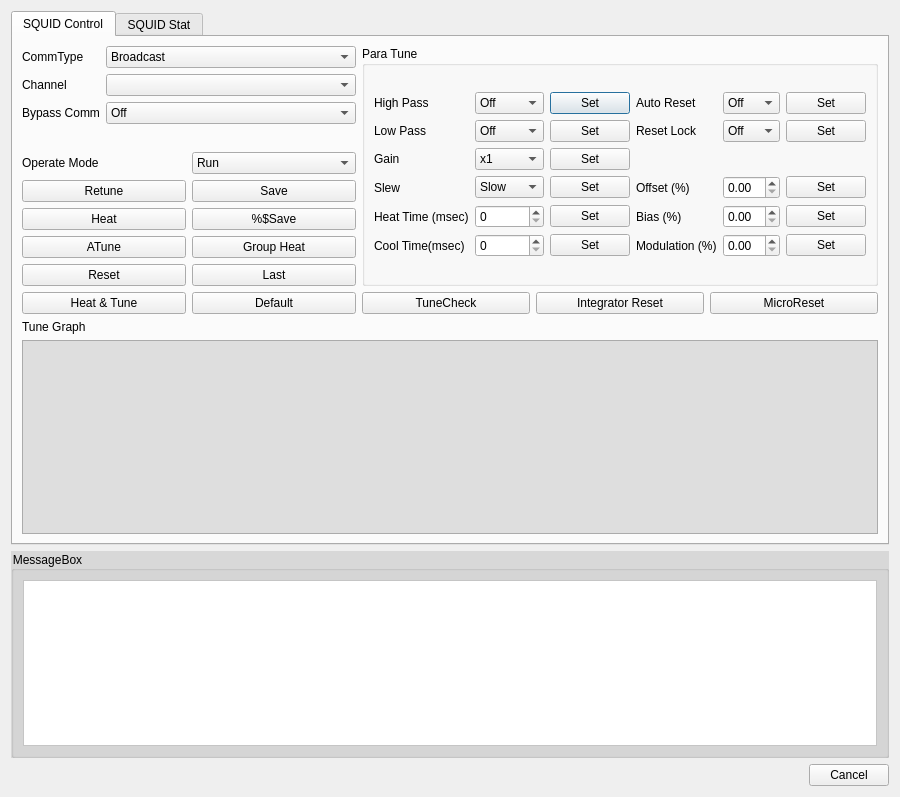
<?xml version="1.0" encoding="UTF-8"?>
<ui version="4.0">
 <class>mnertclientSQUIDControlDgl</class>
 <widget class="QDialog" name="mnertclientSQUIDControlDgl">
  <property name="geometry">
   <rect>
    <x>0</x>
    <y>0</y>
    <width>900</width>
    <height>797</height>
   </rect>
  </property>
  <property name="sizePolicy">
   <sizepolicy hsizetype="Preferred" vsizetype="Preferred">
    <horstretch>0</horstretch>
    <verstretch>0</verstretch>
   </sizepolicy>
  </property>
  <property name="windowTitle">
   <string>FLL Controller</string>
  </property>
  <property name="autoFillBackground">
   <bool>true</bool>
  </property>
  <layout class="QGridLayout" name="gridLayout_4">
   <item row="1" column="0">
    <widget class="QTabWidget" name="tabWidget">
     <property name="sizePolicy">
      <sizepolicy hsizetype="Preferred" vsizetype="Fixed">
       <horstretch>0</horstretch>
       <verstretch>0</verstretch>
      </sizepolicy>
     </property>
     <property name="autoFillBackground">
      <bool>false</bool>
     </property>
     <property name="styleSheet">
      <string notr="true"/>
     </property>
     <property name="currentIndex">
      <number>0</number>
     </property>
     <widget class="QWidget" name="tab_SQUIDCONTROL">
      <attribute name="title">
       <string>SQUID Control</string>
      </attribute>
      <layout class="QGridLayout" name="gridLayout_8">
       <item row="3" column="0">
        <widget class="QLabel" name="label_16">
         <property name="text">
          <string>Tune Graph</string>
         </property>
        </widget>
       </item>
       <item row="0" column="1" rowspan="2">
        <widget class="QGroupBox" name="groupBox">
         <property name="styleSheet">
          <string notr="true"/>
         </property>
         <property name="title">
          <string>Para Tune</string>
         </property>
         <layout class="QGridLayout" name="gridLayout_6">
          <item row="0" column="0">
           <layout class="QGridLayout" name="gridLayout_2">
            <item row="3" column="1">
             <widget class="QComboBox" name="m_Qcb_slew">
              <item>
               <property name="text">
                <string>Slow</string>
               </property>
              </item>
              <item>
               <property name="text">
                <string>Normal</string>
               </property>
              </item>
              <item>
               <property name="text">
                <string>Fast</string>
               </property>
              </item>
             </widget>
            </item>
            <item row="2" column="1">
             <widget class="QComboBox" name="m_Qcb_gain">
              <item>
               <property name="text">
                <string>x1</string>
               </property>
              </item>
              <item>
               <property name="text">
                <string>x10</string>
               </property>
              </item>
              <item>
               <property name="text">
                <string>x100</string>
               </property>
              </item>
             </widget>
            </item>
            <item row="0" column="2">
             <widget class="QPushButton" name="m_Qbnset_hp">
              <property name="text">
               <string>Set</string>
              </property>
             </widget>
            </item>
            <item row="0" column="0">
             <widget class="QLabel" name="label_4">
              <property name="text">
               <string>High Pass</string>
              </property>
             </widget>
            </item>
            <item row="1" column="1">
             <widget class="QComboBox" name="m_Qcb_lp">
              <item>
               <property name="text">
                <string>Off</string>
               </property>
              </item>
              <item>
               <property name="text">
                <string>On</string>
               </property>
              </item>
             </widget>
            </item>
            <item row="1" column="0">
             <widget class="QLabel" name="label_5">
              <property name="text">
               <string>Low Pass</string>
              </property>
             </widget>
            </item>
            <item row="0" column="1">
             <widget class="QComboBox" name="m_Qcb_hp">
              <item>
               <property name="text">
                <string>Off</string>
               </property>
              </item>
              <item>
               <property name="text">
                <string>On</string>
               </property>
              </item>
             </widget>
            </item>
            <item row="3" column="0">
             <widget class="QLabel" name="label_7">
              <property name="text">
               <string>Slew</string>
              </property>
             </widget>
            </item>
            <item row="4" column="0">
             <widget class="QLabel" name="label_14">
              <property name="text">
               <string>Heat Time (msec)</string>
              </property>
             </widget>
            </item>
            <item row="1" column="5">
             <widget class="QComboBox" name="m_Qcb_reset_lock">
              <item>
               <property name="text">
                <string>Off</string>
               </property>
              </item>
              <item>
               <property name="text">
                <string>On</string>
               </property>
              </item>
             </widget>
            </item>
            <item row="0" column="5">
             <widget class="QComboBox" name="m_Qcb_auto_reset">
              <item>
               <property name="text">
                <string>Off</string>
               </property>
              </item>
              <item>
               <property name="text">
                <string>On</string>
               </property>
              </item>
             </widget>
            </item>
            <item row="1" column="4">
             <widget class="QLabel" name="label_9">
              <property name="text">
               <string>Reset Lock</string>
              </property>
             </widget>
            </item>
            <item row="0" column="6">
             <widget class="QPushButton" name="m_Qbnset_autoreset">
              <property name="text">
               <string>Set</string>
              </property>
             </widget>
            </item>
            <item row="0" column="4">
             <widget class="QLabel" name="label_8">
              <property name="text">
               <string>Auto Reset</string>
              </property>
             </widget>
            </item>
            <item row="4" column="1">
             <widget class="QSpinBox" name="m_Qsb_heattime"/>
            </item>
            <item row="2" column="0">
             <widget class="QLabel" name="label_6">
              <property name="text">
               <string>Gain</string>
              </property>
             </widget>
            </item>
            <item row="1" column="2">
             <widget class="QPushButton" name="m_Qbnset_lp">
              <property name="text">
               <string>Set</string>
              </property>
             </widget>
            </item>
            <item row="2" column="2">
             <widget class="QPushButton" name="m_Qbnset_gain">
              <property name="text">
               <string>Set</string>
              </property>
             </widget>
            </item>
            <item row="3" column="2">
             <widget class="QPushButton" name="m_Qbnset_slew">
              <property name="text">
               <string>Set</string>
              </property>
             </widget>
            </item>
            <item row="4" column="2">
             <widget class="QPushButton" name="m_Qbnset_heattime">
              <property name="text">
               <string>Set</string>
              </property>
             </widget>
            </item>
            <item row="1" column="6">
             <widget class="QPushButton" name="m_Qbnset_resetlock">
              <property name="text">
               <string>Set</string>
              </property>
             </widget>
            </item>
            <item row="5" column="0">
             <widget class="QLabel" name="label_15">
              <property name="text">
               <string>Cool Time(msec)</string>
              </property>
             </widget>
            </item>
            <item row="5" column="1">
             <widget class="QSpinBox" name="m_Qsb_cooltime"/>
            </item>
            <item row="5" column="2">
             <widget class="QPushButton" name="m_Qbnset_cooltime">
              <property name="text">
               <string>Set</string>
              </property>
             </widget>
            </item>
            <item row="3" column="4">
             <widget class="QLabel" name="label_11">
              <property name="text">
               <string>Offset (%)</string>
              </property>
             </widget>
            </item>
            <item row="4" column="4">
             <widget class="QLabel" name="label_12">
              <property name="text">
               <string>Bias (%)</string>
              </property>
             </widget>
            </item>
            <item row="5" column="4">
             <widget class="QLabel" name="label_13">
              <property name="text">
               <string>Modulation (%)</string>
              </property>
             </widget>
            </item>
            <item row="3" column="5">
             <widget class="QDoubleSpinBox" name="m_Qdsb_offset"/>
            </item>
            <item row="4" column="5">
             <widget class="QDoubleSpinBox" name="m_Qdsb_bias"/>
            </item>
            <item row="5" column="5">
             <widget class="QDoubleSpinBox" name="m_Qdsb_mod"/>
            </item>
            <item row="3" column="6">
             <widget class="QPushButton" name="m_Qbnset_offset">
              <property name="text">
               <string>Set</string>
              </property>
             </widget>
            </item>
            <item row="4" column="6">
             <widget class="QPushButton" name="m_Qbnset_bias">
              <property name="text">
               <string>Set</string>
              </property>
             </widget>
            </item>
            <item row="5" column="6">
             <widget class="QPushButton" name="m_Qbnset_mod">
              <property name="text">
               <string>Set</string>
              </property>
             </widget>
            </item>
           </layout>
          </item>
         </layout>
        </widget>
       </item>
       <item row="0" column="0">
        <layout class="QFormLayout" name="formLayout">
         <item row="0" column="1">
          <widget class="QComboBox" name="m_Qcb_commtype">
           <item>
            <property name="text">
             <string>Broadcast</string>
            </property>
           </item>
           <item>
            <property name="text">
             <string>GroupA</string>
            </property>
           </item>
           <item>
            <property name="text">
             <string>GroupB</string>
            </property>
           </item>
           <item>
            <property name="text">
             <string>GroupC</string>
            </property>
           </item>
           <item>
            <property name="text">
             <string>GroupD</string>
            </property>
           </item>
           <item>
            <property name="text">
             <string>Single Channel</string>
            </property>
           </item>
          </widget>
         </item>
         <item row="0" column="0">
          <widget class="QLabel" name="label">
           <property name="text">
            <string>CommType</string>
           </property>
          </widget>
         </item>
         <item row="1" column="0">
          <widget class="QLabel" name="label_2">
           <property name="text">
            <string>Channel</string>
           </property>
          </widget>
         </item>
         <item row="1" column="1">
          <widget class="QComboBox" name="m_Qcb_channel"/>
         </item>
         <item row="2" column="0">
          <widget class="QLabel" name="label_10">
           <property name="text">
            <string>Bypass Comm</string>
           </property>
          </widget>
         </item>
         <item row="2" column="1">
          <widget class="QComboBox" name="m_Qcb_bypass_comm">
           <item>
            <property name="text">
             <string>Off</string>
            </property>
           </item>
           <item>
            <property name="text">
             <string>On</string>
            </property>
           </item>
          </widget>
         </item>
        </layout>
       </item>
       <item row="2" column="1">
        <layout class="QGridLayout" name="gridLayout_3">
         <item row="0" column="0">
          <widget class="QPushButton" name="m_Qbn_tunecheck">
           <property name="text">
            <string>TuneCheck</string>
           </property>
          </widget>
         </item>
         <item row="0" column="1">
          <widget class="QPushButton" name="m_Qbn_int_reset">
           <property name="text">
            <string>Integrator Reset</string>
           </property>
          </widget>
         </item>
         <item row="0" column="2">
          <widget class="QPushButton" name="m_Qbn_mirco_reset">
           <property name="text">
            <string>MicroReset</string>
           </property>
          </widget>
         </item>
        </layout>
       </item>
       <item row="4" column="0" colspan="2">
        <layout class="QFormLayout" name="formLayout_3">
         <property name="fieldGrowthPolicy">
          <enum>QFormLayout::AllNonFixedFieldsGrow</enum>
         </property>
         <item row="0" column="0" colspan="2">
          <widget class="QGraphicsView" name="m_gv_tunegraph">
           <property name="styleSheet">
            <string notr="true">background-color: rgb(222, 222, 222);</string>
           </property>
          </widget>
         </item>
        </layout>
       </item>
       <item row="1" column="0" rowspan="2">
        <layout class="QGridLayout" name="gridLayout">
         <item row="0" column="0">
          <widget class="QLabel" name="label_3">
           <property name="text">
            <string>Operate Mode</string>
           </property>
          </widget>
         </item>
         <item row="0" column="1">
          <widget class="QComboBox" name="m_Qcb_opermode">
           <item>
            <property name="text">
             <string>Run</string>
            </property>
           </item>
           <item>
            <property name="text">
             <string>Manual Tune</string>
            </property>
           </item>
           <item>
            <property name="text">
             <string>Sleep</string>
            </property>
           </item>
           <item>
            <property name="text">
             <string>Wake</string>
            </property>
           </item>
          </widget>
         </item>
         <item row="1" column="0">
          <widget class="QPushButton" name="m_Qbn_retune">
           <property name="text">
            <string>Retune</string>
           </property>
          </widget>
         </item>
         <item row="2" column="0">
          <widget class="QPushButton" name="m_Qbn_heat">
           <property name="text">
            <string>Heat</string>
           </property>
          </widget>
         </item>
         <item row="3" column="0">
          <widget class="QPushButton" name="m_Qbn_atune">
           <property name="text">
            <string>ATune</string>
           </property>
          </widget>
         </item>
         <item row="4" column="0">
          <widget class="QPushButton" name="m_Qbn_reset">
           <property name="text">
            <string>Reset</string>
           </property>
          </widget>
         </item>
         <item row="5" column="0">
          <widget class="QPushButton" name="m_Qbn_heatTune">
           <property name="text">
            <string>Heat &amp;&amp; Tune</string>
           </property>
          </widget>
         </item>
         <item row="1" column="1">
          <widget class="QPushButton" name="m_Qbn_save">
           <property name="text">
            <string>Save</string>
           </property>
          </widget>
         </item>
         <item row="2" column="1">
          <widget class="QPushButton" name="m_Qbn_save1">
           <property name="text">
            <string>%$Save</string>
           </property>
          </widget>
         </item>
         <item row="3" column="1">
          <widget class="QPushButton" name="m_Qbn_groupheat">
           <property name="text">
            <string>Group Heat</string>
           </property>
          </widget>
         </item>
         <item row="4" column="1">
          <widget class="QPushButton" name="m_Qbn_last">
           <property name="text">
            <string>Last</string>
           </property>
          </widget>
         </item>
         <item row="5" column="1">
          <widget class="QPushButton" name="m_Qbn_default">
           <property name="text">
            <string>Default</string>
           </property>
          </widget>
         </item>
        </layout>
       </item>
      </layout>
     </widget>
     <widget class="QWidget" name="tab_SQUID_STAT">
      <attribute name="title">
       <string>SQUID Stat</string>
      </attribute>
      <layout class="QGridLayout" name="gridLayout_9">
       <item row="0" column="0">
        <layout class="QGridLayout" name="gridLayout_5">
         <item row="0" column="0">
          <widget class="QComboBox" name="m_Qcb_mode_view">
           <property name="sizePolicy">
            <sizepolicy hsizetype="Fixed" vsizetype="Fixed">
             <horstretch>0</horstretch>
             <verstretch>0</verstretch>
            </sizepolicy>
           </property>
           <item>
            <property name="text">
             <string>Triangle Amplitudes</string>
            </property>
           </item>
           <item>
            <property name="text">
             <string>AutoReset</string>
            </property>
           </item>
           <item>
            <property name="text">
             <string>Biases</string>
            </property>
           </item>
           <item>
            <property name="text">
             <string>Gains</string>
            </property>
           </item>
           <item>
            <property name="text">
             <string>High Pass</string>
            </property>
           </item>
           <item>
            <property name="text">
             <string>Low Pass</string>
            </property>
           </item>
           <item>
            <property name="text">
             <string>Modes</string>
            </property>
           </item>
           <item>
            <property name="text">
             <string>Modulations</string>
            </property>
           </item>
           <item>
            <property name="text">
             <string>Offsets</string>
            </property>
           </item>
           <item>
            <property name="text">
             <string>Reset</string>
            </property>
           </item>
           <item>
            <property name="text">
             <string>Slews</string>
            </property>
           </item>
          </widget>
         </item>
         <item row="3" column="0">
          <widget class="QGraphicsView" name="graphicsView">
           <property name="styleSheet">
            <string notr="true">background-color: rgb(207, 207, 207);</string>
           </property>
          </widget>
         </item>
         <item row="5" column="0">
          <widget class="QLabel" name="label_17">
           <property name="sizePolicy">
            <sizepolicy hsizetype="Fixed" vsizetype="Preferred">
             <horstretch>0</horstretch>
             <verstretch>0</verstretch>
            </sizepolicy>
           </property>
           <property name="text">
            <string>SQUID STAT</string>
           </property>
          </widget>
         </item>
         <item row="6" column="0">
          <widget class="QTextBrowser" name="textBrowser">
           <property name="styleSheet">
            <string notr="true">background-color: rgb(220, 220, 220);</string>
           </property>
          </widget>
         </item>
        </layout>
       </item>
      </layout>
     </widget>
    </widget>
   </item>
   <item row="3" column="0">
    <widget class="QDialogButtonBox" name="buttonBox">
     <property name="sizePolicy">
      <sizepolicy hsizetype="Fixed" vsizetype="Fixed">
       <horstretch>0</horstretch>
       <verstretch>0</verstretch>
      </sizepolicy>
     </property>
     <property name="layoutDirection">
      <enum>Qt::RightToLeft</enum>
     </property>
     <property name="orientation">
      <enum>Qt::Horizontal</enum>
     </property>
     <property name="standardButtons">
      <set>QDialogButtonBox::Cancel</set>
     </property>
    </widget>
   </item>
   <item row="2" column="0">
    <widget class="QGroupBox" name="groupBox_2">
     <property name="styleSheet">
      <string notr="true">color: rgb(0, 0, 0);
background-color:rgb(216, 216, 216);</string>
     </property>
     <property name="title">
      <string>MessageBox</string>
     </property>
     <layout class="QGridLayout" name="gridLayout_11">
      <item row="0" column="0">
       <layout class="QGridLayout" name="gridLayout_10">
        <item row="0" column="0">
         <widget class="QTextEdit" name="m_tx_info">
          <property name="styleSheet">
           <string notr="true">background-color: rgb(255, 255, 255);</string>
          </property>
         </widget>
        </item>
       </layout>
      </item>
     </layout>
    </widget>
   </item>
  </layout>
 </widget>
 <resources/>
 <connections>
  <connection>
   <sender>buttonBox</sender>
   <signal>rejected()</signal>
   <receiver>mnertclientSQUIDControlDgl</receiver>
   <slot>reject()</slot>
   <hints>
    <hint type="sourcelabel">
     <x>316</x>
     <y>260</y>
    </hint>
    <hint type="destinationlabel">
     <x>286</x>
     <y>274</y>
    </hint>
   </hints>
  </connection>
 </connections>
</ui>
